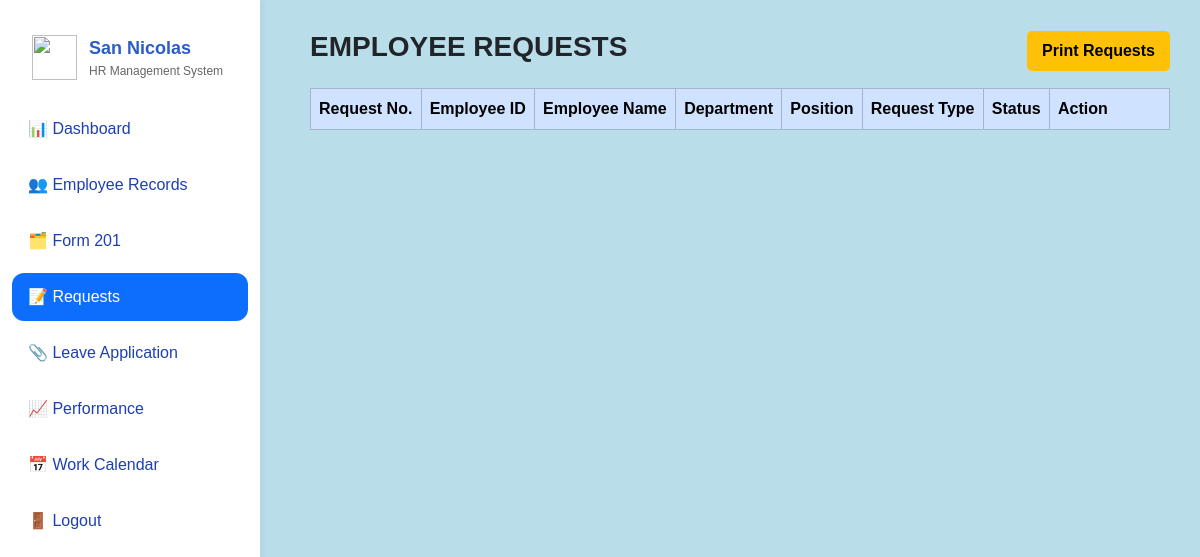
/main/requests.php (signed in), run on an earlier commit of the app's database.
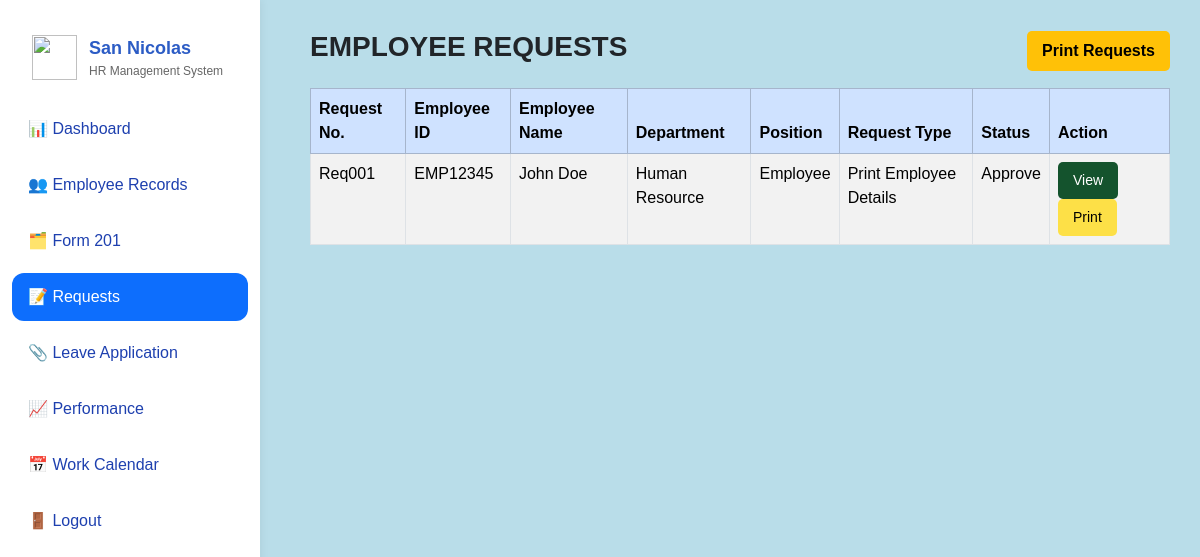
And on a later commit of the database.
### tables this page shows
CREATE TABLE `requests` (
  `request_no` int(11) NOT NULL,
  `employee_id` varchar(20) DEFAULT NULL,
  `employee_name` varchar(100) DEFAULT NULL,
  `department` varchar(100) DEFAULT NULL,
  `position` varchar(100) DEFAULT NULL,
  `request_type` varchar(100) DEFAULT NULL,
  `status` varchar(50) DEFAULT NULL
);

### main/requests.php (the view, shortened to what this page needs)
<?php
$conn = new mysqli("localhost", "root", "", "hrsys_db");
$sql = "SELECT request_no, employee_id, employee_name, department, position, request_type, status FROM requests";
$result = $conn->query($sql);
function active($page) {
    return basename($_SERVER['PHP_SELF']) === $page ? 'active' : '';
}
?>
<!DOCTYPE html>
<html lang="en">
<head>
<link href="https://cdn.jsdelivr.net/npm/bootstrap@5.3.2/dist/css/bootstrap.min.css" rel="stylesheet">
<link href="https://cdn.datatables.net/1.13.6/css/dataTables.bootstrap5.min.css" rel="stylesheet">
</head>
<body>
<div class="overlay">
<div class="wrapper">
<div class="sidebar">
    <div class="sidebar-logo">
        <img src="/assets/images/sannic.png">
        <div>
            <div class="logo-title">San Nicolas</div>
            <div class="logo-sub">HR Management System</div>
        </div>
    </div>
    <a href="dashboard.php" class="menu-item <?= active('dashboard.php') ?>">📊 Dashboard</a>
    <a href="employee_records.php" class="menu-item <?= active('employee_records.php') ?>">👥 Employee Records</a>
    <a href="form201.php" class="menu-item <?= active('form201.php') ?>">🗂️ Form 201</a>
    <a href="requests.php" class="menu-item <?= active('requests.php') ?>">📝 Requests</a>
    <a href="leave_application.php" class="menu-item <?= active('leave_application.php') ?>">📎 Leave Application</a>
    <a href="performance.php" class="menu-item <?= active('performance.php') ?>">📈 Performance</a>
    <a href="work_calendar.php" class="menu-item <?= active('work_calendar.php') ?>">📅 Work Calendar</a>
    <a href="#" class="menu-item logout" data-bs-toggle="modal" data-bs-target="#logoutModal">
        🚪 Logout
    </a>
</div>
<div class="content">
<div class="d-flex justify-content-between align-items-center mb-3">
    <h3 class="fw-bold text-dark">EMPLOYEE REQUESTS</h3>
    <button class="btn btn-warning fw-semibold"
        onclick="window.print()">
        Print Requests
    </button>
</div>
<table id="employeeTable" class="table table-bordered table-striped">
<thead class="table-primary">
    <tr>
        <th>Request No.</th>
        <th>Employee ID</th>
        <th>Employee Name</th>
        <th>Department</th>
        <th>Position</th>
        <th>Request Type</th>
        <th>Status</th>
        <th width="120">Action</th>
    </tr>
</thead>
<tbody>
    <?php while ($row = $result->fetch_assoc()): ?>
        <tr>
            <td><?php echo "Req" . str_pad($row['request_no'], 3, "0", STR_PAD_LEFT); ?></td>
            <td><?= htmlspecialchars($row['employee_id']) ?></td>
            <td><?= htmlspecialchars($row['employee_name']) ?></td>
            <td><?= htmlspecialchars($row['department']) ?></td>
            <td><?= htmlspecialchars($row['position']) ?></td>
            <td><?= htmlspecialchars($row['request_type']) ?></td>
            <td><?= htmlspecialchars($row['status']) ?></td>
        <td>
            <button class="btn btn-sm btn-view"
            onclick="showViewEmployee('<?= $row['request_no'] ?>')">
            View
            </button>
            <button class="btn btn-sm btn-print"
            onclick="printEmployee('<?= $row['request_no'] ?>')">
            Print
            </button>
        </td>
    </tr>
<?php endwhile; ?>
        </tbody>
    </table>
</div>
</body>
</html>

What changed in the data, as far as the page shows it:
added requests: request_no "001", employee "EMP12345", employee_name "John Doe", department "Human Resource", position "Employee", request_type "Print Employee Details", status "Approve"
